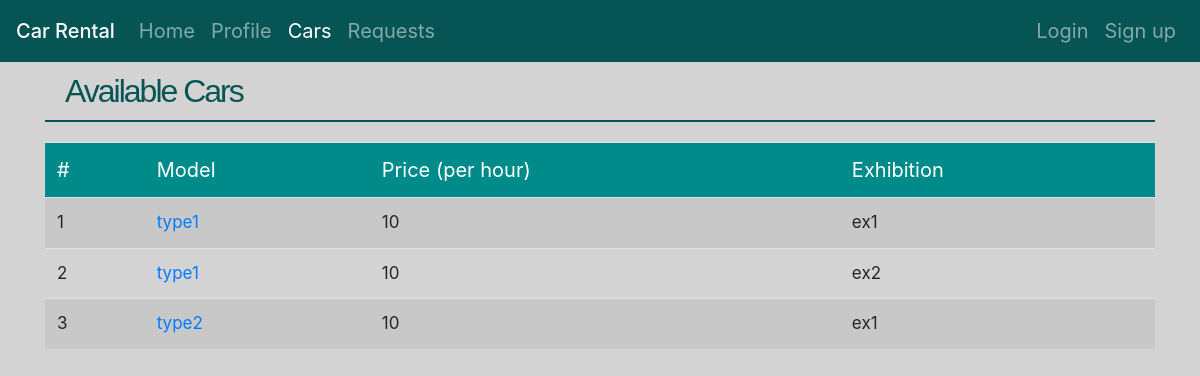
Page /rental/cars/ (signed in) on the committed database.
### car_rental/models.py (models this page shows, shortened)
class Car(models.Model):
    car_type = models.CharField(max_length=50, default='type0')
    plate = models.CharField(max_length=8, default='12345678')
    renter = models.ForeignKey(User, null=True, default=None, on_delete=models.SET_NULL, related_name='cars_rented')
    owner = models.ForeignKey(User, on_delete=models.CASCADE, null=True, related_name='cars_owned')
    price_per_hour = models.IntegerField(default=10)
    rent_start_time = models.DateTimeField('Start Time', default=timezone.now)
    rent_end_time = models.DateTimeField('End Time', default=timezone.now)

class User(AbstractUser):
    isCarExhibition = models.BooleanField(default=False)
    credit = models.IntegerField(default=0)

### car_rental/views.py (the view)
# urls.py: path('cars/', views.CarListView.as_view(), name='cars'),
@method_decorator(login_required, name='dispatch')
class CarListView(generic.ListView):
    template_name = 'car_rental/car_list.html'
    model = Car
    context_object_name = 'cars'
    def get_queryset(self):
        current_user = get_object_or_404(User, id=self.request.user.id)
        if current_user.isCarExhibition:
            return current_user.cars_owned.all()
        else:
            return Car.objects.exclude(rent_end_time__gt=timezone.now())

### car_rental/templates/car_rental/car_list.html (shortened to what this page needs)
{% extends 'car_rental/base.html' %}
{% load static %}
{% block style %}
    <link rel="stylesheet" type="text/css" href="{% static 'car_rental/stylesheets/car_list.css' %}">
{% endblock %}
{% block content %}
<div class="container">
    <h1>
{% if user.isCarExhibition %}
   Your Cars
{% else %}
    Available Cars
{% endif %}
    </h1>
{% if cars %}
<table class="table table-striped table-hover">
    <thead class="thead-dark">
    <tr class="table_head" style="background: darkcyan;">
    <td>#</td>
    <td>Model</td>
    <td>
{% if user.isCarExhibition %}
   Status
{% else %}
    Price (per hour)
{% endif %}
    </td>
    <td>
{% if user.isCarExhibition %}
    ID
{% else %}
    Exhibition
{% endif %}
    </td>
    </tr>
    </thead>
{% for car in cars %}
    <tr>
    <td>{{ forloop.counter }}</td>
        <td><a href="{% url 'car_rental:car' car.id %}">{{ car.car_type }}</a></td>
    <td>
{% if user.isCarExhibition %}
    {% if car.is_rented %}
        <span style="color: darkred">rented</span>
    {% else %}
        <span style="color: darkgreen">free</span>
    {% endif %}
{% else %}
    {{ car.price_per_hour }}
{% endif %}
    </td>
    <td>
{% if user.isCarExhibition %}
    {{ car.id }}
{% else %}
    {{ car.owner.username }}
{% endif %}
    </td>
    </tr>
{% endfor %}
{% else %}
{% if user.isCarExhibition %}
        <div class="alert alert-danger"><strong>Sorry!</strong> You have no cars! </div>
{% else %}
        <div class="alert alert-danger"><strong>Sorry!</strong> There are no available cars for you! </div>
{% endif %}
{% endif %}
</table>
</div>
{% endblock %}

### car_rental/static/car_rental/stylesheets/base.css (style rules this page uses)
body { background: lightgray; }
h1 { margin-bottom: 20px; color: #075454; font-family: "Trebuchet MS", sans-serif; font-size: 2em; letter-spacing: -2px; border-bottom: #075454 2px solid; padding: 10px 20px 10px 20px; }
.container { margin-bottom: 30px; }

### car_rental/static/car_rental/stylesheets/car_list.css (style rules this page uses)
table { width: 100%; }
td { font-size: 17px; padding: 10px; }
.table_head > td { color: white; font-size: 20px; }

### rows in the picture
Car: car_type "type1", price_per_hour "10", owner.username "ex1"
Car: car_type "type1", price_per_hour "10", owner.username "ex2"
Car: car_type "type2", price_per_hour "10", owner.username "ex1"
